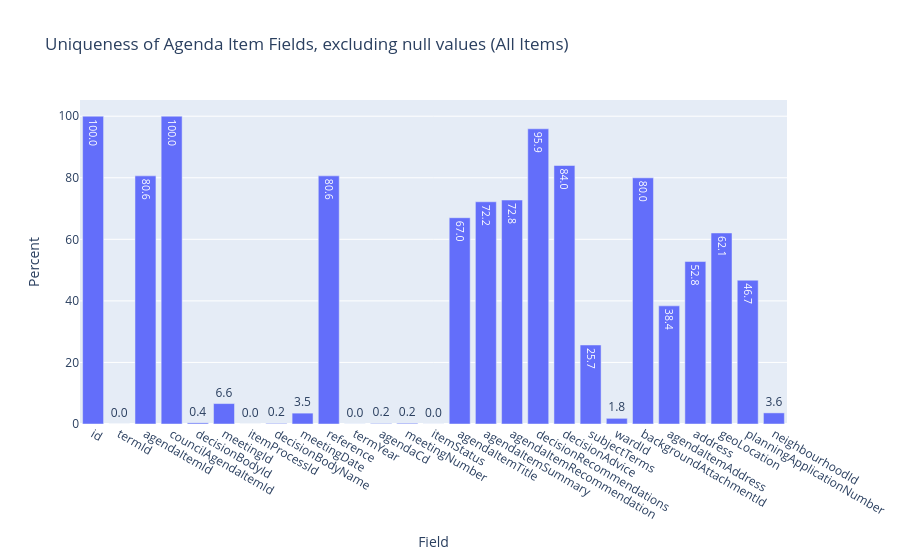

Notebook code cell kept with this figure:
### Code cell
normalized_uniqueness_excl_na = {field: unique_counts_excl_na[field][0] / unique_counts_excl_na[field][1] * 100 for field in unique_counts_excl_na}
fig = go.Figure(
    data=[go.Bar(
        x=[field for field in normalized_uniqueness_excl_na],
        y=[normalized_uniqueness_excl_na[field] for field in normalized_uniqueness_excl_na],
        text=[str(round(normalized_uniqueness_excl_na[field], 1)) for field in normalized_uniqueness_excl_na],
    )],
    layout=go.Layout(
        title={'text': 'Uniqueness of Agenda Item Fields, excluding null values (All Items)'},
        xaxis={'title': {'text': 'Field'}},
        yaxis={'title': {'text': 'Percent'}}
    )
)
fig

### Figure 1 — Plotly figure (JSON) as saved in the notebook; plotly's stock layout.template omitted (floating-point values rounded to 4 significant figures)
{"data": [{"text": ["100.0", "0.0", "80.6", "100.0", "0.4", "6.6", "0.0", "0.2", "3.5", "80.6", "0.0", "0.2", "0.2", "0.0", "67.0", "72.2", "72.8", "95.9", "84.0", "25.7", "1.8", "80.0", "38.4", "52.8", "62.1", "46.7", "3.6"], "type": "bar", "x": ["id", "termId", "agendaItemId", "councilAgendaItemId", "decisionBodyId", "meetingId", "itemProcessId", "decisionBodyName", "meetingDate", "reference", "termYear", "agendaCd", "meetingNumber", "itemStatus", "agendaItemTitle", "agendaItemSummary", "agendaItemRecommendation", "decisionRecommendations", "decisionAdvice", "subjectTerms", "wardId", "backgroundAttachmentId", "agendaItemAddress", "address", "geoLocation", "planningApplicationNumber", "neighbourhoodId"], "y": [100, 0.005717, 80.62, 100, 0.3705, 6.639, 0.006861, 0.1932, 3.53, 80.62, 0.02173, 0.1682, 0.2436, 0.0183, 67.02, 72.2, 72.76, 95.91, 83.98, 25.67, 1.843, 79.97, 38.38, 52.78, 62.06, 46.72, 3.609]}], "layout": {"title": {"text": "Uniqueness of Agenda Item Fields, excluding null values (All Items)"}, "xaxis": {"title": {"text": "Field"}}, "yaxis": {"title": {"text": "Percent"}}}}
